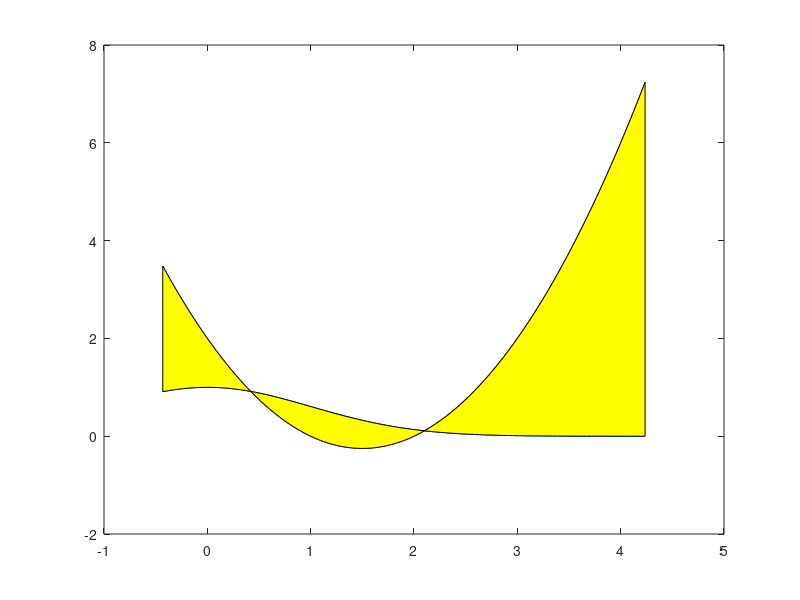

The MATLAB source for this figure:
%Define functions
g=@(x)exp((-x.^2)./2)
h=@(x)x.^2-4.*x-1
f=@(x)g(x)-h(x)

%find interections
firstZero = fzero(f,0);
secondZero = fzero(f,4);

%Area between graphs
q=integral(f,firstZero,secondZero)

%Display graph and area
x=linspace(firstZero,secondZero);
curve1 = exp((-x.^2)./2);
curve2 = x.^2-3.*x+2;
plot(x, curve1);
hold on;
plot(x, curve2);
patch([x fliplr(x)], [curve1 fliplr(curve2)], 'y')